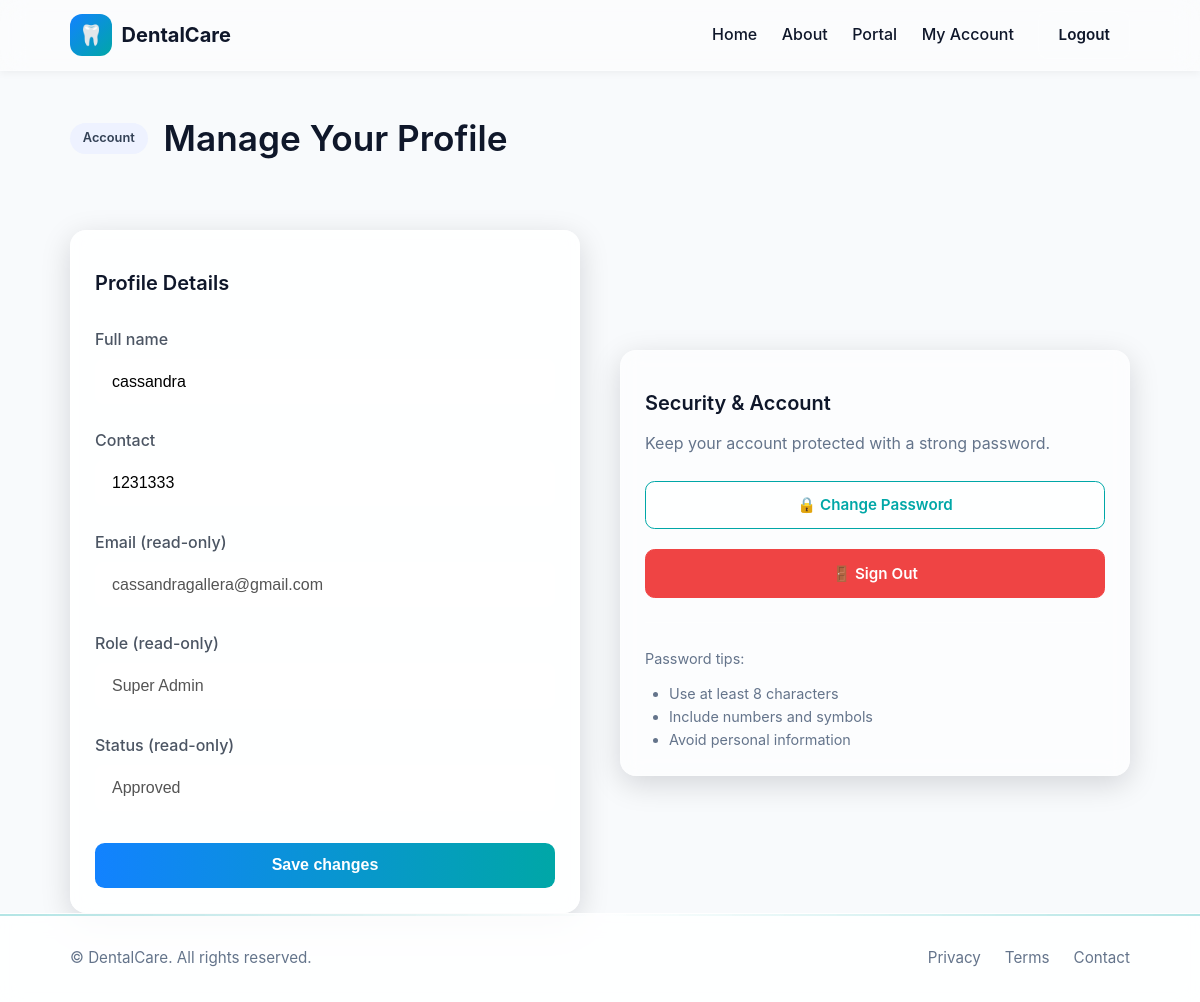
Page /account (signed in) on the committed database.
### tables this page shows
CREATE TABLE tbl_accounts (
  acc_id INTEGER PRIMARY KEY AUTOINCREMENT,
  acc_name TEXT NOT NULL,
  acc_email TEXT UNIQUE NOT NULL,
  acc_pass TEXT NOT NULL,
  acc_contact TEXT,
  acc_role TEXT NOT NULL CHECK(acc_role IN ('Staff','Admin','Dentist','Super Admin','Customer')),
  acc_status TEXT NOT NULL DEFAULT 'Pending Approval' CHECK(acc_status IN ('Pending Approval','Approved','Rejected','Deactivated'))
);

### app.py (the view)
            def inner(*args, **kwargs):
                user = current_user()
                if user is None or (roles and user['acc_role'] not in roles):
                    flash('Unauthorized', 'error')
                    return redirect(url_for('login'))
                return fn(*args, **kwargs)

### app.py (called while the page is built)
def get_db():
    if 'db' not in g:
        g.db = sqlite3.connect(DATABASE)
        g.db.row_factory = sqlite3.Row
    return g.db

### templates/account.html (shortened to what this page needs)
{% extends 'base.html' %}
{% block content %}
<div class="container">
  <div class="admin-hero">
    <span class="badge">Account</span>
    <h1 class="strong">Manage Your Profile</h1>
  </div>
  <div class="grid2" style="gap: 2.5rem;">
    <form method="post" class="form glass reveal-up">
      <h3 class="strong">Profile Details</h3>
      <label>Full name
        <input name="name" value="{{ user['acc_name'] }}" required>
      </label>
      <label>Contact
        <input name="contact" value="{{ user['acc_contact'] or '' }}">
      </label>
      <label>Email (read-only)
        <input value="{{ user['acc_email'] }}" disabled style="background: rgba(255, 255, 255, 0.5);">
      </label>
      <label>Role (read-only)
        <input value="{{ user['acc_role'] }}" disabled style="background: rgba(255, 255, 255, 0.5);">
      </label>
      <label>Status (read-only)
        <input value="{{ user['acc_status'] }}" disabled style="background: rgba(255, 255, 255, 0.5);">
      </label>
      <button class="btn btn-primary" type="submit" style="margin-top: 0.5rem;">Save changes</button>
    </form>
    <div class="panel reveal-up-delay">
      <h3 class="strong">Security & Account</h3>
      <p class="muted" style="margin: 0.5rem 0 1.5rem;">Keep your account protected with a strong password.</p>
      <div class="bullets" style="display: flex; flex-direction: column; gap: 0.75rem; padding-left: 0; margin: 0;">
        <a href="/account/password" class="btn btn-outline" style="text-align: center; margin-bottom: 0.5rem;">🔒 Change Password</a>
        <a href="/logout" class="btn btn-danger" style="text-align: center;">🚪 Sign Out</a>
      </div>
      <div style="margin-top: 1.5rem; padding-top: 1.5rem; border-top: 1px solid var(--border);">
        <p class="muted" style="font-size: 0.9rem; margin: 0;">Password tips:</p>
        <ul style="margin: 0.75rem 0 0; padding-left: 1.5rem; color: var(--muted); font-size: 0.9rem;">
          <li>Use at least 8 characters</li>
          <li>Include numbers and symbols</li>
          <li>Avoid personal information</li>
        </ul>
      </div>
    </div>
  </div>
</div>
{% endblock %}

### static/css/styles.css (style rules this page uses)
:root { --bg: #f8fafc; --surface: rgba(255, 255, 255, 0.6); --fg: #0f172a; --muted: #64748b; --primary: #00a7a7; --secondary: #1282ff; --danger: #ef4444; --success: #22c55e; --border: rgba(255, 255, 255, 0.2); --radius: 1rem; --shadow: 0 8px 30px rgba(2, 6, 23, 0.15); }
* { box-sizing: border-box; margin: 0; padding: 0; }
html, body { font-family: "Inter", "Segoe UI", system-ui, sans-serif; background: var(--bg); color: var(--fg); font-size: 16px; line-height: 1.6; scroll-behavior: smooth; height: 100%; display: flex; flex-direction: column; }
.container { max-width: 1100px; margin: 0 auto; padding: 0 1.25rem; }
.grid2 { display: grid; grid-template-columns: 1fr 1fr; align-items: center; gap: 3rem; }
.badge { display: inline-block; background: #eef2ff; color: #334155; border-radius: 999px; padding: 0.25rem 0.6rem; font-size: 0.75rem; font-weight: 600; }
h1 { font-size: 2.2rem; line-height: 1.1; margin: 1rem 0; font-weight: 800; }
h3 { font-size: 1.25rem; font-weight: 600; margin: 0.75rem 0; }
.btn { display: inline-flex; align-items: center; justify-content: center; border-radius: 0.6rem; padding: 0.7rem 1.2rem; border: 1px solid var(--border); text-decoration: none; font-weight: 600; transition: all 0.25s ease; cursor: pointer; font-size: 0.95rem; }
.btn-primary { background: linear-gradient(90deg, var(--secondary), var(--primary)); color: #fff; border-color: transparent; }
.btn-outline { background: var(--surface); color: var(--primary); border: 1px solid var(--primary); }
.btn-danger { background: var(--danger); color: #fff; border-color: var(--danger); }
.panel, .card, .form, .cta-box { background: var(--surface); border: 1px solid var(--border); border-radius: var(--radius); backdrop-filter: blur(10px); box-shadow: var(--shadow); padding: 1.5rem; transition: transform 0.2s ease, box-shadow 0.2s ease; }
.glass { background: rgba(255, 255, 255, 0.85) !important; backdrop-filter: blur(10px); }
.form { display: grid; gap: 1rem; margin-top: 1rem; }
.form label { display: flex; flex-direction: column; gap: 0.4rem; font-weight: 500; color: #4b5563; margin-bottom: 0.5rem; }
.form input, .form select, .form textarea { padding: 0.8rem 1rem; border-radius: 0.6rem; border: 1px solid var(--border); background: rgba(255, 255, 255, 0.85); font-size: 1rem; transition: border-color 0.2s ease, box-shadow 0.2s ease; }
form label { font-weight: 600; color: #333; display: block; margin-bottom: 0.5rem; }
form button[type="submit"], .btn-login { background: linear-gradient(90deg, var(--secondary), var(--primary)); border: none; color: white; font-weight: 600; padding: 0.85rem; border-radius: 0.6rem; cursor: pointer; transition: transform 0.2s ease, box-shadow 0.2s ease; width: 100%; font-size: 1rem; }
.admin-hero { display: flex; flex-wrap: wrap; gap: 1rem; align-items: center; margin: 2rem 0 2.5rem; }
.admin-hero .badge { display: inline-block; background: #eef2ff; color: #334155; border-radius: 999px; padding: 0.35rem 0.8rem; font-size: 0.8rem; }
.muted { color: var(--muted); }
.strong { font-weight: 600; }
.reveal-up { opacity: 0; }
.reveal-up.visible { animation: fadeUp 0.6s ease both; }
.reveal-up-delay { opacity: 0; }
.reveal-up-delay.visible { animation: fadeUp 0.8s ease both; }

### rows in the picture
tbl_accounts: name "cassandra", contact "1231333", acc_email "cassandragallera@gmail.com", acc_role "Super Admin", acc_status "Approved"
